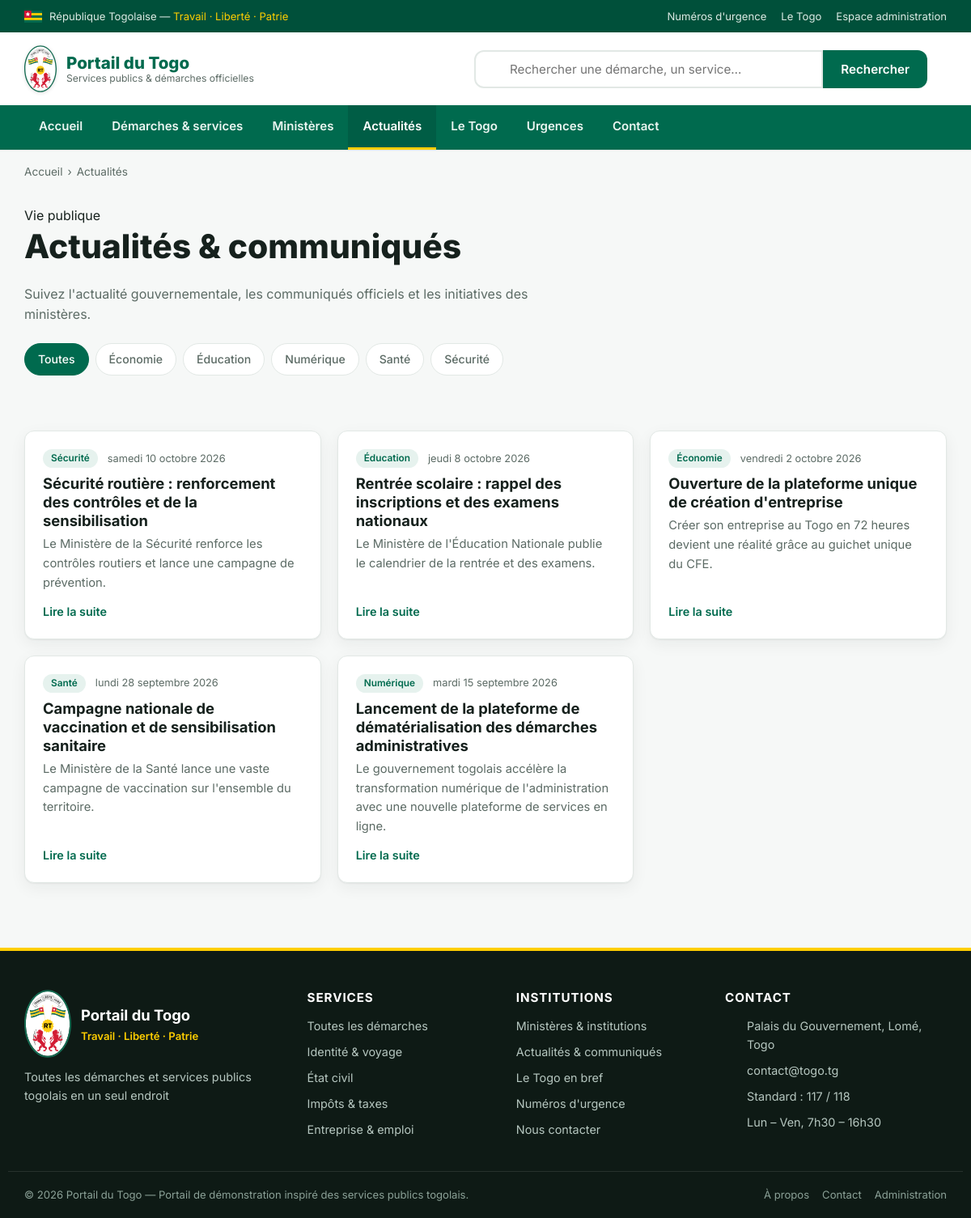
/pages/actualites.php, run on the app's committed database.
### tables this page shows
CREATE TABLE `actualites` (
  `id`         INT AUTO_INCREMENT PRIMARY KEY,
  `titre`      VARCHAR(200) NOT NULL,
  `slug`       VARCHAR(220) NOT NULL UNIQUE,
  `extrait`    VARCHAR(400) DEFAULT NULL,
  `contenu`    TEXT,
  `categorie`  VARCHAR(80) DEFAULT 'Communiqué',
  `source`     VARCHAR(150) DEFAULT NULL,
  `source_url` VARCHAR(255) DEFAULT NULL,
  `auteur`     VARCHAR(120) DEFAULT NULL,
  `image`      VARCHAR(255) DEFAULT NULL,
  `date_pub`   DATETIME DEFAULT CURRENT_TIMESTAMP,
  `actif`      TINYINT(1) DEFAULT 1
);

### config/database.php (called while the page is built, shortened)
<?php
function db(): PDO
{
    static $pdo = null;
    if ($pdo === null) {
        $dsn = 'mysql:host=' . DB_HOST . ';port=' . DB_PORT . ';dbname=' . DB_NAME . ';charset=' . DB_CHARSET;
        $options = [
            PDO::ATTR_ERRMODE            => PDO::ERRMODE_EXCEPTION,
            PDO::ATTR_DEFAULT_FETCH_MODE => PDO::FETCH_ASSOC,
            PDO::ATTR_EMULATE_PREPARES   => false,
        ];
        try {
            $pdo = new PDO($dsn, DB_USER, DB_PASS, $options);
        } catch (PDOException $e) {
            if (DEBUG) {
                die('Erreur de connexion à la base de données : ' . $e->getMessage());
            }
            die('Le service est temporairement indisponible. Merci de réessayer plus tard.');
        }
    }
    return $pdo;
}

### pages/actualites.php (the view, shortened to what this page needs)
<?php
require_once __DIR__ . '/../includes/functions.php';
$cat = isset($_GET['categorie']) ? trim($_GET['categorie']) : '';
$cats = db()->query('SELECT DISTINCT categorie FROM actualites WHERE actif = 1 ORDER BY categorie')->fetchAll(PDO::FETCH_COLUMN);
$sql = 'SELECT * FROM actualites WHERE actif = 1';
$params = [];
$sql .= ' ORDER BY date_pub DESC';
$stmt = db()->prepare($sql);
$stmt->execute($params);
$actualites = $stmt->fetchAll();
require __DIR__ . '/../includes/header.php';
?>
<div class="container">
    <nav class="breadcrumb"><a href="<?= url('index.php') ?>">Accueil</a><span>›</span>Actualités</nav>
</div>
<section class="section section--tight">
    <div class="container">
        <span class="kicker">Vie publique</span>
        <h1>Actualités &amp; communiqués</h1>
        <p style="color:var(--muted);max-width:680px">Suivez l'actualité gouvernementale, les communiqués officiels et les initiatives des ministères.</p>
        <div class="filters" style="margin-top:22px">
            <a href="<?= url('pages/actualites.php') ?>" class="<?= $cat === '' ? 'is-active' : '' ?>">Toutes</a>
            <?php foreach ($cats as $c): ?>
                <a href="<?= url('pages/actualites.php?categorie=' . urlencode($c)) ?>" class="<?= $cat === $c ? 'is-active' : '' ?>"><?= e($c) ?></a>
            <?php endforeach; ?>
        </div>
    </div>
</section>
<section class="section section--tight">
    <div class="container">
        <?php if (!$actualites): ?>
            <div class="empty"><?= icon('list', 48) ?><h2>Aucune actualité</h2><p>Revenez plus tard pour les dernières informations.</p></div>
        <?php else: ?>
            <div class="grid grid--3">
                <?php foreach ($actualites as $a): ?>
                    <a class="card card--link news" href="<?= e(actualite_url($a)) ?>">
                        <div class="news__meta">
                            <span class="news__cat"><?= e($a['categorie']) ?></span>
                            <span><?= e(date_fr($a['date_pub'])) ?></span>
                        </div>
                        <h3><?= e($a['titre']) ?></h3>
                        <p class="news__excerpt"><?= e(excerpt($a['extrait'], 22)) ?></p>
                        <span class="card__more">Lire la suite <?= icon('arrow-right', 15) ?></span>
                    </a>
                <?php endforeach; ?>
            </div>
        <?php endif; ?>
    </div>
</section>
<?php require __DIR__ . '/../includes/footer.php'; ?>

### includes/functions.php (shortened to what this page needs)
<?php
require_once __DIR__ . '/../config/database.php';
function e(?string $value): string
{
    return htmlspecialchars((string) $value, ENT_QUOTES | ENT_SUBSTITUTE, 'UTF-8');
}
function url(string $path = ''): string
{
    return rtrim(BASE_URL, '/') . '/' . ltrim($path, '/');
}
function asset(string $path): string
{
    return url('assets/' . ltrim($path, '/'));
}
function excerpt(?string $text, int $words = 25): string
{
    $text = trim(strip_tags((string) $text));
    $parts = preg_split('/\s+/', $text) ?: [];
    if (count($parts) <= $words) {
        return $text;
    }
    return implode(' ', array_slice($parts, 0, $words)) . '…';
}
function actualite_url(array $a): string
{
    return url('pages/actualite.php?slug=' . urlencode($a['slug']));
}
function date_fr(?string $date): string
{
    $ts = strtotime($date);
    $jours = ['dimanche', 'lundi', 'mardi', 'mercredi', 'jeudi', 'vendredi', 'samedi'];
    $mois = ['', 'janvier', 'février', 'mars', 'avril', 'mai', 'juin', 'juillet', 'août', 'septembre', 'octobre', 'novembre', 'décembre'];
    return sprintf(
        '%s %d %s %d',
        $jours[(int) date('w', $ts)],
        (int) date('j', $ts),
        $mois[(int) date('n', $ts)],
        (int) date('Y', $ts)
    );
}
function icon(string $name, int $size = 24, string $class = ''): string
{
    $p = $paths[$name] ?? $paths['folder'];
    $cls = $class ? ' class="' . e($class) . '"' : '';
    return '<svg' . $cls . ' xmlns="http://www.w3.org/2000/svg" width="' . $size . '" height="' . $size
        . '" viewBox="0 0 24 24" fill="none" stroke="currentColor" stroke-width="1.8" '
        . 'stroke-linecap="round" stroke-linejoin="round" aria-hidden="true">' . $p . '</svg>';
}
function togo_flag(int $w = 46): string
{
    $h = (int) round($w * 2 / 3);
    return '<svg class="flag" xmlns="http://www.w3.org/2000/svg" width="' . $w . '" height="' . $h
        . '" viewBox="0 0 60 40" role="img" aria-label="Drapeau du Togo">'
        . '<rect width="60" height="40" fill="#006a4e"/>'
        . '<rect y="8" width="60" height="8" fill="#ffce00"/>'
        . '<rect y="16" width="60" height="8" fill="#006a4e"/>'
        . '<rect y="24" width="60" height="8" fill="#ffce00"/>'
        . '<rect y="32" width="60" height="8" fill="#006a4e"/>'
        . '<rect width="24" height="24" fill="#d21034"/>'
        . '<path d="M12 4l2.35 4.76 5.25.76-3.8 3.7.9 5.23L12 15.98l-4.7 2.47.9-5.23-3.8-3.7 5.25-.76z" fill="#fff"/>'
        . '</svg>';
}
function togo_emblem(int $w = 40, string $class = 'emblem'): string
{
    $ratio = 1080 / 750;
    $h = (int) round($w * $ratio);
    return '<img class="' . e($class) . '" src="' . asset('img/armoiries-togo.svg')
        . '" width="' . $w . '" height="' . $h . '" alt="Armoiries de la République Togolaise" '
        . 'decoding="async">';
}

### assets/css/style.css (style rules this page uses)
:root { --green: #006a4e; --green-dark: #00503a; --green-light: #e6f2ee; --yellow: #ffce00; --yellow-light: #fff8dd; --red: #d21034; --red-light: #fde8ec; --ink: #16211d; --muted: #5c6b65; --line: #e2e8e5; --bg: #f6f8f7; --white: #ffffff; --radius: 12px; --radius-sm: 8px; --shadow: 0 1px 2px rgba(16, 40, 32, .06), 0 6px 20px rgba(16, 40, 32, .06); --shadow-lg: 0 12px 40px rgba(16, 40, 32, .14); --container: 1180px; --font: 'Inter', system-ui, -apple-system, 'Segoe UI', Roboto, Helvetica, Arial, sans-serif; }
* { box-sizing: border-box; }
html { scroll-behavior: smooth; }
body { margin: 0; font-family: var(--font); color: var(--ink); background: var(--bg); line-height: 1.6; -webkit-font-smoothing: antialiased; }
img { max-width: 100%; display: block; }
a { color: var(--green); text-decoration: none; }
h1, h2, h3, h4 { line-height: 1.25; color: var(--ink); margin: 0 0 .5em; }
h1 { font-size: clamp(1.7rem, 3.4vw, 2.6rem); font-weight: 800; }
h3 { font-size: 1.15rem; font-weight: 700; }
p { margin: 0 0 1em; }
.container { width: 100%; max-width: var(--container); margin: 0 auto; padding: 0 20px; }
.emblem { display: inline-block; vertical-align: middle; }
.section { padding: 46px 0; }
.section--tight { padding: 30px 0; }
.breadcrumb { font-size: .85rem; color: var(--muted); padding: 16px 0 0; }
.breadcrumb a { color: var(--muted); }
.breadcrumb span { margin: 0 6px; }
.grid { display: grid; gap: 20px; }
.grid--3 { grid-template-columns: repeat(3, 1fr); }
.card { background: var(--white); border: 1px solid var(--line); border-radius: var(--radius); padding: 22px; box-shadow: var(--shadow); transition: transform .15s, box-shadow .15s, border-color .15s; display: flex; flex-direction: column; }
.card h3 { margin-bottom: 6px; }
.card p { color: var(--muted); font-size: .92rem; margin-bottom: 12px; }
.card__more { margin-top: auto; color: var(--green); font-weight: 600; font-size: .9rem; display: inline-flex; align-items: center; gap: 6px; }
.news { display: flex; flex-direction: column; }
.news__meta { font-size: .8rem; color: var(--muted); display: flex; gap: 12px; align-items: center; margin-bottom: 8px; }
.news__cat { background: var(--green-light); color: var(--green); font-weight: 600; padding: 2px 10px; border-radius: 100px; font-size: .74rem; }
.news__excerpt { color: var(--muted); font-size: .92rem; }
.filters { display: flex; flex-wrap: wrap; gap: 8px; margin-bottom: 8px; }
.filters a { padding: 8px 16px; border-radius: 100px; background: var(--white); border: 1px solid var(--line); color: var(--muted); font-size: .88rem; font-weight: 500; }
.filters a.is-active { background: var(--green); border-color: var(--green); color: #fff; }
.site-footer__contact svg { color: var(--yellow); flex-shrink: 0; margin-top: 2px; }
.card, .panel, .urgence-card, .stat { animation: rise .4s ease both; }
.brand .emblem { filter: drop-shadow(0 1px 2px rgba(0,0,0,.15)); }
.card__more svg { transition: transform .15s; }
svg { vertical-align: middle; }

### data on the page
actualites: categorie "Sécurité", date_pub "samedi 10 octobre 2026", titre "Sécurité routière : renforcement des contrôles et de la sensibilisation", extrait "Le Ministère de la Sécurité renforce les contrôles routiers et lance une campagne de prévention."
actualites: categorie "Éducation", date_pub "jeudi 8 octobre 2026", titre "Rentrée scolaire : rappel des inscriptions et des examens nationaux", extrait "Le Ministère de l'Éducation Nationale publie le calendrier de la rentrée et des examens."
actualites: categorie "Économie", date_pub "vendredi 2 octobre 2026", titre "Ouverture de la plateforme unique de création d'entreprise", extrait "Créer son entreprise au Togo en 72 heures devient une réalité grâce au guichet unique du CFE."
actualites: categorie "Santé", date_pub "lundi 28 septembre 2026", titre "Campagne nationale de vaccination et de sensibilisation sanitaire", extrait "Le Ministère de la Santé lance une vaste campagne de vaccination sur l'ensemble du territoire."
actualites: categorie "Numérique", date_pub "mardi 15 septembre 2026", titre "Lancement de la plateforme de dématérialisation des démarches administratives", extrait "Le gouvernement togolais accélère la transformation numérique de l'administration avec une nouvelle plateforme de services en ligne."

### other printed values
SITE_NAME "Portail du Togo"
$c "Économie"
$c "Éducation"
$c "Numérique"
$c "Santé"
$c "Sécurité"
SITE_TAGLINE "Toutes les démarches et services publics togolais en un seul endroit"
ADMIN_EMAIL "contact@togo.tg"
